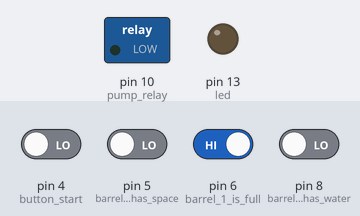
Bench run of a sketch on a simulated Arduino Uno, built with avr-gcc and run on an emulated ATmega328P. On the bench: switched loads named in the sketch (green lamp = pin HIGH), output pins drawn as LEDs (lit = HIGH). The inputs (shaded band) are chosen by the test bench; at power-on: pin 6 (barrel_1_is_full) HIGH, pin 4 (button_start), pin 5 (barrel_1_has_space), pin 8 (barrel_2_has_water) LOW. What the sketch prints to the serial monitor is not drawn.

Above: at 1.3 s.
1.4 s: pin 4 (button_start) driven HIGH and pin 5 (barrel_1_has_space) driven HIGH and pin 6 (barrel_1_is_full) driven LOW and pin 8 (barrel_2_has_water) driven HIGH
At 2.9 s:
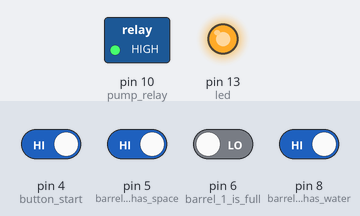
Timing chart, 0 to 4.4 s (numbered marks = the images above; inputs shaded):
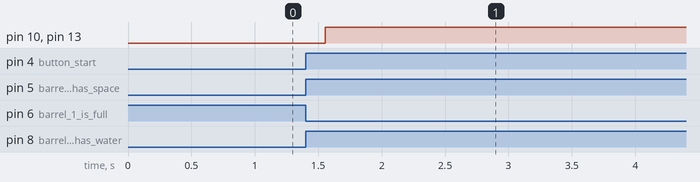

Measured:
- after the input at 1.4 s, pin 10 (pump_relay), pin 13 (led): LOW → HIGH after 0.16 s

The sketch:

WPD.ino
```cpp
#define barrel_2_has_water 8//  датчик НАЛИЧИЯ ВОДЫ колодца 2  - СИНИЙ/БЕЛО-СИНИНЙ
#define barrel_1_is_full 6//    датчик ВЕРХНЕГО УРОВНЯ, колодец 2 КОРИЧНЕЫЙ/БЕЛО-КОРИЧНЕВЫЙ
#define barrel_1_has_space 5//  датчик НИЖНЕГО УРОВНЯ, колодец 2 ЗЕЛЕНЫЙ/БЕЛО-ЗЕЛЕНЫЙ
#define pump_relay 10//         реле
#define led 13
#define button_start 4//       Кнопка ручного запуска насоса

bool bar_2_sens_downer = LOW;
bool bar_1_sens_upper = LOW;
bool bar_1_sens_downer = LOW;
bool pump_status = LOW;
bool button = LOW;

void pumpOn() {
  Serial.println("Pump Activated");
  digitalWrite (pump_relay, HIGH);
  digitalWrite(led, HIGH);
  pump_status = HIGH;
}

void pumpOff() {
  Serial.println("Pump stop!");
  digitalWrite (pump_relay, LOW);
  digitalWrite(led, LOW);
  pump_status = LOW;
}


void setup() {
  //open port monitoring
  Serial.begin(9600);

  //pin initialization
  pinMode(pump_relay, OUTPUT);
  pinMode(led, OUTPUT);
  pinMode(button_start, INPUT);
  pinMode(barrel_2_has_water, INPUT);
  pinMode(barrel_1_is_full, INPUT);
  pinMode(barrel_1_has_space, INPUT);


  digitalWrite(pump_relay, LOW);
}

void loop() {
  // проверяем статус переменной "насос", обнуляем при необходимости:
  if (pump_status == HIGH) {
    pump_status = LOW;
    }

  // Рабочий цикл:
  // опрос датчиков и запись в переменные:
  bar_2_sens_downer = digitalRead(barrel_2_has_water);
  bar_1_sens_upper = digitalRead(barrel_1_is_full);
  bar_1_sens_downer = digitalRead(barrel_1_has_space);
  button = digitalRead(button_start);

  // Блок проверки условий
  if(bar_2_sens_downer == HIGH && bar_1_sens_upper == LOW) {
    if (bar_1_sens_downer == HIGH || button == HIGH){
      do {
        pumpOn();
        } while (bar_1_sens_upper == LOW || bar_2_sens_downer == HIGH);
      }
    }

  // отладочные сообщения в монитор порта:
  Serial.print("Нижний датчик колодца №2: ");
  Serial.println(bar_2_sens_downer);

  Serial.print("Верхний датчик колодца №1: ");
  Serial.println(bar_1_sens_upper);

  Serial.print("Нижний датчик колодца №1: ");
  Serial.println(bar_1_sens_downer);

  Serial.print("Кнопка нажата: ");
  Serial.println(button);

  Serial.print("Статус реле: ");
  Serial.println(pump_relay);

  Serial.print("Состояние переменной статуса насоса: ");
  Serial.println(pump_status);

  Serial.println("Цикл завершен.");

  //delay(3000);

}
```
